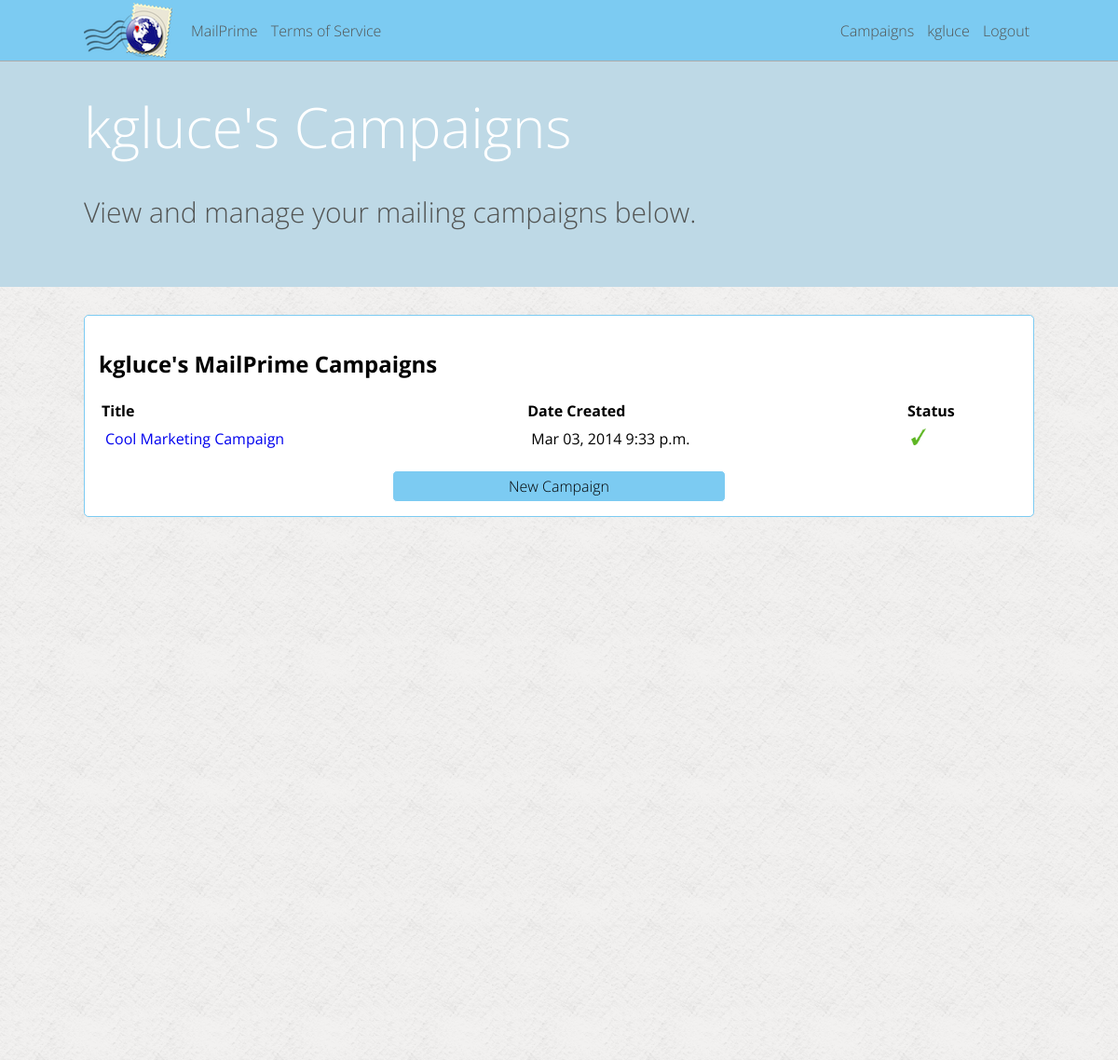
Page /kgluce/campaigns (signed in) on the committed database.
### mailer/models.py (models this page shows, shortened)
class Campaign(models.Model):
	title = models.CharField(max_length=200)
	about = models.TextField()
	created_date = models.DateTimeField(auto_now_add=True, blank=True)
	updated_date = models.DateTimeField(auto_now=True)
	active = models.BooleanField(default=True)
	user = models.ForeignKey(User)

### mailer/campaign_views.py (the view)
# urls.py: url(r'^(\w+)/campaigns$', campaign_views.user_campaigns, name='user_campaigns'),
def user_campaigns(request, param_username):
	page_vars = { "page_title": request.user.username + '\'s campaigns' }
	if current_user(request) and param_username == request.user.username:
		user_campaigns = Campaign.objects.filter(user = request.user).order_by('-created_date')
		page_vars['campaigns'] = user_campaigns
		return render(request, 'campaign/index.html', page_vars)
	else:
		raise Http404

### mailer/lib.py (called while the page is built)
def current_user(request):
	if request.user.is_authenticated():
		return True
	else:
		return False

### mailer/templates/campaign/index.html
{% extends "_base.html" %}
{% block content %}
<div class="solid_bg">
<h2>{{ user.username }}'s MailPrime Campaigns</h2>
<table class="full_width">
<tr>
	<th>Title</th>
	<th>Date Created</th>
	<th>Status</th>
</tr>
{% for campaign in campaigns %}
<tr>
	<td><a href="/{{ user.username }}/campaign-{{ campaign.pk }}">{{ campaign.title }}</a></td>
	<td>{{ campaign.created_date|date:"M d, Y" }} {{ campaign.created_date|time:"P" }}</td>
	{% if campaign.active %}
		<td><img src="/static/images/bueno.png" height="18px" /></td>
	{% else %}
		<td><img src="/static/images/no_bueno.png" height="18px" /></td>
	{% endif %}
{% endfor %}
</table>
<a class="link_button_center" href="/{{ user.username }}/campaigns/new">New Campaign</a>
</div>
{% endblock %}
{% block header %}
<h5 id="header_title">{{ user.username }}'s Campaigns</h5>
<p id="header_desc">View and manage your mailing campaigns below.</p>
{% endblock header %}

### mailer/templates/_base.html (shortened to what this page needs)
{% load staticfiles %}
<!DOCTYPE html>
<html>
<head>
	<link href="{% static 'css/base.css' %}" rel="stylesheet">
</head>
<body>
	<nav>
		<div class="menu_wrapper">
			<img id="nav_icon" src="{% static 'images/nav_icon.png' %}" height="59px"></img>
			<ul class="nav_left">
				<li><a class="nav_link" href="/">MailPrime</a></li>
				<li><a class="nav_link" href="/tos">Terms of Service</a></li>
			</ul>
			<ul class="nav_right">
				{% if user.is_authenticated %}
				<li><a class="nav_link" href="/{{ user.username }}/campaigns">Campaigns</a></li>
				<li><a class="nav_link" href="/{{ user.username }}/account">{{ user.username }}</a></li>
				<li><a class="nav_link" href="/logout">Logout</a></li>
				{% else %}
				<li><a class="nav_link" href="/login">Login</a></li>
				{% endif %}
			</ul>
		</div>
	</nav>
	<header>
		<div class="content_wrapper">
			{% block header %}{% endblock header %}
		</div>
	</header>
	<section id="main">
		<div class="content_wrapper">
			{% block content %}
			{% endblock %}
		</div>
	</section>
</body>
</html>

### static/css/base.css (style rules this page uses)
html, body { height: 100%; }
html { font-family: 'Open Sans', sans-serif; }
.menu_wrapper { margin: 0 auto; padding: 0; height: 65px; max-width: 1200px; width: 85%; }
nav { position: fixed; width: 100%; height: 65px; left: 0px; top: 0px; background-color: #7ccbf2; outline: 1px outset #ffffff; }
.menu_wrapper { margin: 0 auto; padding: 0; height: 65px; max-width: 1200px; min-width: 590px; width: 85%; }
.nav_left { float: left; list-style: none; height: 100%; margin: 0; padding: 0; }
.nav_left li { font-family: 'Open Sans', sans-serif; font-weight: 300; color: #525453; padding-top: 22px; display: inline-block; padding-right: 5px; padding-left: 5px; height: 43px; }
.nav_left li .nav_link { text-decoration: none; color: #525453; }
#nav_icon { float: left; margin-right: 15px; margin-top: 3px; margin-bottom: 3px; }
.nav_right { float: right; list-style: none; height: 100%; margin: 0; padding: 0; }
.nav_right li { font-family: 'Open Sans', sans-serif; font-weight: 300; color: #525453; padding-top: 22px; display: inline-block; padding-right: 5px; padding-left: 5px; height: 43px; }
.nav_right li .nav_link { text-decoration: none; color: #525453; }
.solid_bg { background-color: #ffffff; padding: 15px; border-radius: 5px; border: 1px solid #ffffff; border: 1px solid #7ccbf2; margin: 0; }
.content_wrapper { margin: 0 auto; max-width: 1200px; width: 85%; padding: 0; height: 100%; }
body { margin: 0; padding: 0; }
header { background-color: #bed9e6; margin: 0; padding: 0; padding-top: 95px; padding-bottom: 30px; width: 100%; }
#header_title { font-family: 'Open Sans', sans-serif; font-weight: 300; color: #ffffff; font-size: 60px; margin: 0; padding: 0; }
#header_desc { font-family: 'Open Sans', sans-serif; font-weight: 300; color: #525453; font-size: 30px; }
section[id="main"] { width: 100%; margin: 0; padding: 0; padding-top: 30px; background-image: url('/static/images/white_pattern.png'); height: 100%; }
.link_button_center { display: block; padding: 5px; text-decoration: none; background-color: #7ccbf2; font-family: 'Open Sans', sans-serif; font-weight: 300; color: #000000; border-radius: 5px; border: 1px solid #ffffff; text-align: center; width: 35%; margin: 0 auto; margin-top: 15px; }
table[class='full_width'] { width: 100%; }
table[class='full_width'] th { text-align: left; }
table[class='full_width'] td { padding: 5px; }
table[class='full_width'] td a { text-decoration: none; }

### rows in the picture
Campaign: title "Cool Marketing Campaign", created_date "Mar 03, 2014", created_date "9:33 p.m.", active True (drawn)

### other values in the picture
{{ user.username }} "kgluce"
